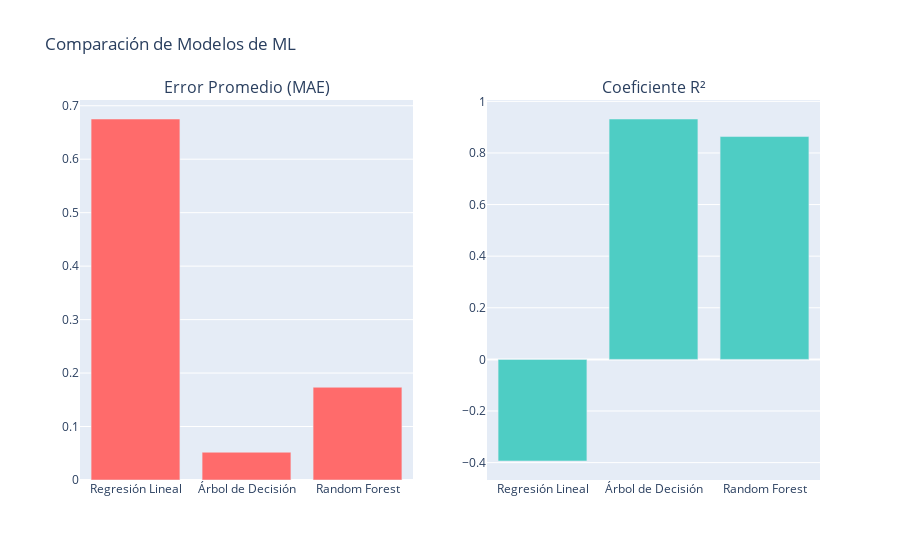

The notebook cell this image was saved under:
### Code cell
#GRÁFICO 5: Comparación de modelos
modelos_nombres = list(resultados.keys())
mae_scores = [resultados[nombre]['mae'] for nombre in modelos_nombres]
r2_scores = [resultados[nombre]['r2'] for nombre in modelos_nombres]

fig5 = make_subplots(rows=1, cols=2, 
                    subplot_titles=['Error Promedio (MAE)', 'Coeficiente R²'])

fig5.add_trace(go.Bar(x=modelos_nombres, y=mae_scores, 
                     name='MAE', marker_color='#FF6B6B'), 1, 1)
fig5.add_trace(go.Bar(x=modelos_nombres, y=r2_scores, 
                     name='R²', marker_color='#4ECDC4'), 1, 2)

fig5.update_layout(title='Comparación de Modelos de ML', showlegend=False)
fig5.show()


mejor_modelo_nombre = min(resultados.keys(), key=lambda x: resultados[x]['mae'])
mejor_modelo = resultados[mejor_modelo_nombre]



print(f"\n MEJOR MODELO: {mejor_modelo_nombre}")
print(f"   - Error promedio: {mejor_modelo['mae']:.2f} cm")
print(f"   - Precisión (R²): {mejor_modelo['r2']:.3f}")

### Figure 1 — Plotly figure (JSON) as saved in the notebook; plotly's stock layout.template omitted (floating-point values rounded to 4 significant figures)
{"data": [{"marker": {"color": "#FF6B6B"}, "name": "MAE", "type": "bar", "x": ["Regresión Lineal", "Árbol de Decisión", "Random Forest"], "xaxis": "x", "y": [0.6752, 0.05195, 0.1734], "yaxis": "y"}, {"marker": {"color": "#4ECDC4"}, "name": "R²", "type": "bar", "x": ["Regresión Lineal", "Árbol de Decisión", "Random Forest"], "xaxis": "x2", "y": [-0.3938, 0.9316, 0.8636], "yaxis": "y2"}], "layout": {"annotations": [{"font": {"size": 16}, "showarrow": false, "text": "Error Promedio (MAE)", "x": 0.225, "xanchor": "center", "xref": "paper", "y": 1, "yanchor": "bottom", "yref": "paper"}, {"font": {"size": 16}, "showarrow": false, "text": "Coeficiente R²", "x": 0.775, "xanchor": "center", "xref": "paper", "y": 1, "yanchor": "bottom", "yref": "paper"}], "showlegend": false, "title": {"text": "Comparación de Modelos de ML"}, "xaxis": {"anchor": "y", "domain": [0, 0.45]}, "xaxis2": {"anchor": "y2", "domain": [0.55, 1]}, "yaxis": {"anchor": "x", "domain": [0, 1]}, "yaxis2": {"anchor": "x2", "domain": [0, 1]}}}
